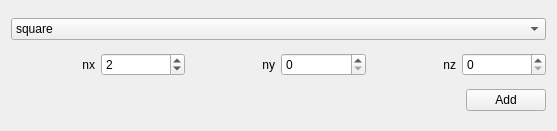
<?xml version="1.0" encoding="UTF-8"?>
<ui version="4.0">
 <class>Form</class>
 <widget class="QWidget" name="Form">
  <property name="geometry">
   <rect>
    <x>0</x>
    <y>0</y>
    <width>557</width>
    <height>131</height>
   </rect>
  </property>
  <property name="windowTitle">
   <string>Form</string>
  </property>
  <layout class="QHBoxLayout" name="horizontalLayout_3">
   <item>
    <layout class="QVBoxLayout" name="verticalLayout">
     <item>
      <widget class="QComboBox" name="comboBox">
       <item>
        <property name="text">
         <string>square</string>
        </property>
       </item>
       <item>
        <property name="text">
         <string>rectangle</string>
        </property>
       </item>
       <item>
        <property name="text">
         <string>cube</string>
        </property>
       </item>
       <item>
        <property name="text">
         <string>parallelepiped</string>
        </property>
       </item>
       <item>
        <property name="text">
         <string>cartTh</string>
        </property>
       </item>
      </widget>
     </item>
     <item>
      <layout class="QHBoxLayout" name="horizontalLayout">
       <item>
        <widget class="QLabel" name="label">
         <property name="text">
          <string>nx</string>
         </property>
         <property name="alignment">
          <set>Qt::AlignRight|Qt::AlignTrailing|Qt::AlignVCenter</set>
         </property>
        </widget>
       </item>
       <item>
        <widget class="QSpinBox" name="nx">
         <property name="value">
          <number>2</number>
         </property>
        </widget>
       </item>
       <item>
        <widget class="QLabel" name="label_2">
         <property name="text">
          <string>ny</string>
         </property>
         <property name="alignment">
          <set>Qt::AlignRight|Qt::AlignTrailing|Qt::AlignVCenter</set>
         </property>
        </widget>
       </item>
       <item>
        <widget class="QSpinBox" name="ny"/>
       </item>
       <item>
        <widget class="QLabel" name="label_3">
         <property name="text">
          <string>nz</string>
         </property>
         <property name="alignment">
          <set>Qt::AlignRight|Qt::AlignTrailing|Qt::AlignVCenter</set>
         </property>
        </widget>
       </item>
       <item>
        <widget class="QSpinBox" name="nz"/>
       </item>
      </layout>
     </item>
     <item>
      <layout class="QHBoxLayout" name="horizontalLayout_2">
       <item>
        <spacer name="horizontalSpacer">
         <property name="orientation">
          <enum>Qt::Horizontal</enum>
         </property>
         <property name="sizeHint" stdset="0">
          <size>
           <width>40</width>
           <height>20</height>
          </size>
         </property>
        </spacer>
       </item>
       <item>
        <widget class="QPushButton" name="btn">
         <property name="text">
          <string>Add</string>
         </property>
        </widget>
       </item>
      </layout>
     </item>
    </layout>
   </item>
  </layout>
 </widget>
 <resources/>
 <connections/>
</ui>
